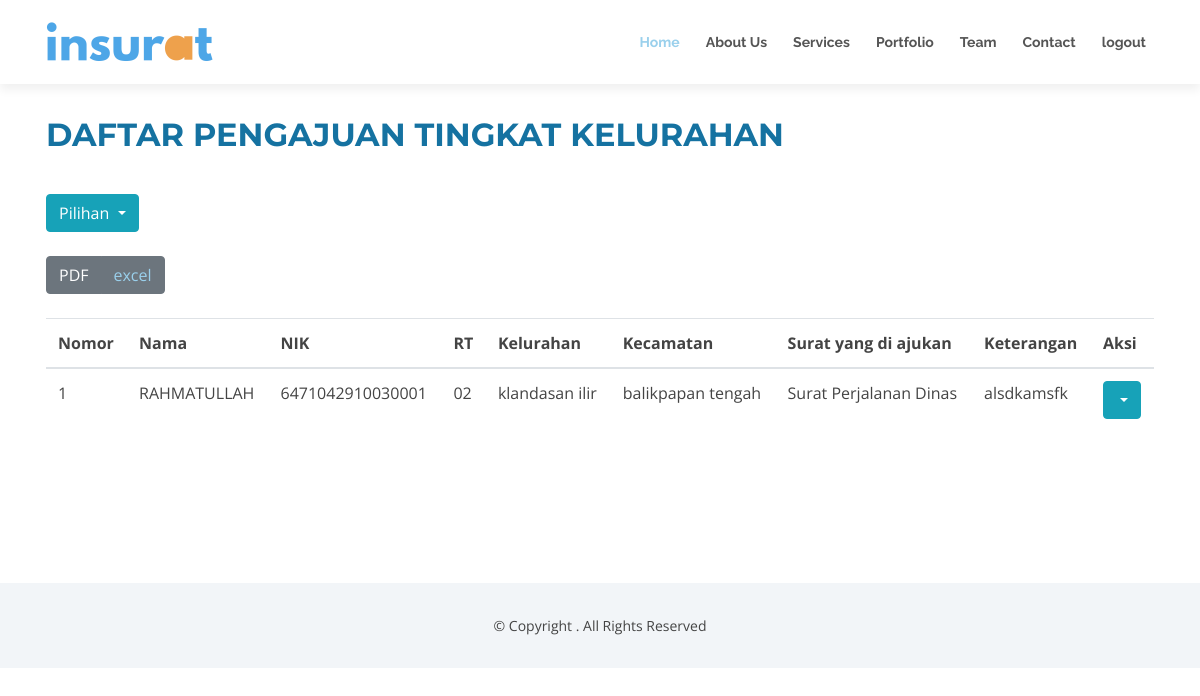
/admin/kelurahan.php (signed in), run on the app's committed database.
### tables this page shows
CREATE TABLE `pengajuan` (
  `id_pengajuan` int(11) NOT NULL,
  `id_user` int(11) NOT NULL,
  `id_surat` int(11) NOT NULL,
  `id_rt` int(11) NOT NULL,
  `id_kelurahan` int(11) NOT NULL,
  `id_kecamatan` int(11) NOT NULL,
  `keterangan` text NOT NULL,
  `kode_khusus` varchar(225) NOT NULL
);

CREATE TABLE `user` (
  `id_user` int(11) NOT NULL,
  `nik` char(16) NOT NULL,
  `nama` varchar(225) NOT NULL,
  `no_rumah` varchar(225) NOT NULL,
  `id_rt` varchar(225) NOT NULL,
  `id_kelurahan` varchar(255) NOT NULL,
  `id_kecamatan` varchar(255) NOT NULL,
  `email` varchar(225) NOT NULL,
  `tlpn` varchar(255) NOT NULL,
  `password` varchar(225) NOT NULL
);

CREATE TABLE `rt` (
  `id_rt` int(11) NOT NULL,
  `rt` varchar(11) NOT NULL,
  `nama_rt` varchar(255) NOT NULL,
  `id_kelurahan` int(20) NOT NULL
);

CREATE TABLE `kelurahan` (
  `id_kelurahan` int(11) NOT NULL,
  `kelurahan` varchar(225) NOT NULL,
  `nama_lurah` varchar(255) NOT NULL,
  `id_kecamatan` int(20) NOT NULL
);

CREATE TABLE `kecamatan` (
  `id_kecamatan` int(11) NOT NULL,
  `kecamatan` varchar(225) NOT NULL,
  `nama_camat` varchar(225) NOT NULL
);

CREATE TABLE `surat` (
  `id_surat` int(11) NOT NULL,
  `nama_surat` varchar(225) NOT NULL
);

### admin/kelurahan.php (the view, shortened to what this page needs)
<!DOCTYPE html>
<html lang="en">
<head>
  <link href="lib/bootstrap/css/bootstrap.min.css" rel="stylesheet">
  <link href="lib/font-awesome/css/font-awesome.min.css" rel="stylesheet">
  <link href="lib/animate/animate.min.css" rel="stylesheet">
  <link href="lib/ionicons/css/ionicons.min.css" rel="stylesheet">
  <link href="lib/owlcarousel/assets/owl.carousel.min.css" rel="stylesheet">
  <link href="lib/magnific-popup/magnific-popup.css" rel="stylesheet">
  <link href="lib/ionicons/css/ionicons.min.css" rel="stylesheet">
  <link href="css1/style.css" rel="stylesheet">
<body id="body">
  <header id="header">
    <div class="container">
    <a class="logo">
              <img src="../assets/images/pengajuan.png" alt="">
            </a>
      <nav id="nav-menu-container">
        <ul class="nav-menu">
          <li class="menu-active"><a href="#body">Home</a></li>
          <li><a href="#about">About Us</a></li>
          <li><a href="#services">Services</a></li>
          <li><a href="#portfolio">Portfolio</a></li>
          <li><a href="#team">Team</a></li>
          <li><a href="#contact">Contact</a></li>
          <li class="menu-has-children"><a href="logout.php">logout</a></li>
        </ul>
      </nav>
    </div>
  </header>
  <main id="main">
    <section id="services">
      <div class="container" id="printableArea">
        <div class="section-header">
          <h2>daftar pengajuan tingkat kelurahan </h2>
          <div class="btn-group">
          <button type="button" class="btn btn-info dropdown-toggle" data-toggle="dropdown" aria-haspopup="true" aria-expanded="false">
                Pilihan
          </button>
        </div><br><br>
          <table  class="table table-hover ">
            <thead>
              <tr>
              <th scope="col">Nomor</th>
                      <th scope="col">Nama</th>
                      <th scope="col">NIK</th>
                      <th scope="col">RT</th>
                      <th scope="col">Kelurahan</th>
                      <th scope="col">Kecamatan</th>
                      <th scope="col">Surat yang di ajukan</th>
                      <th scope="col">Keterangan</th>
                      <th scope="col" colspan="2">Aksi</th>
              </tr>
            </thead>
            <tbody>
            <?php
              include 'conf.php';
              $no = 1;
              $data = mysqli_query($conn,"SELECT * from pengajuan
              INNER JOIN user ON pengajuan.id_user = user.id_user
              INNER JOIN rt ON pengajuan.id_rt = rt.id_rt
              INNER JOIN surat ON pengajuan.id_surat = surat.id_surat
              INNER JOIN kelurahan ON pengajuan.id_kelurahan = kelurahan.id_kelurahan
              INNER JOIN kecamatan ON pengajuan.id_kecamatan = kecamatan.id_kecamatan
              ");
              while($d = mysqli_fetch_array($data)){
              ?>
                <?php if($d['kode_khusus']=="kel"){ ?>
                <tr>
                <td><?php echo $no++; ?></td>
                <td><?php echo $d['nama'];?></td>
                <td><?php echo $d['nik'];?></td>
                <td><?php echo $d['rt'];?></td>
                <td><?php echo $d['kelurahan'];?></td>
                <td><?php echo $d['kecamatan'];?></td>
                <td><?php echo $d['nama_surat'];?></td>
                <td><?php echo $d['keterangan'];?></td>
                  <td>
                    <div class="btn-group">
                      <button type="button" class="btn btn-info dropdown-toggle" data-toggle="dropdown" aria-haspopup="true" aria-expanded="false">
                      </button>
                    </div>
                    <?php  }}
                    ?>
                </td>
                <div class="btn-group" role="group" aria-label="Basic example">
                  <button type="button" class="btn btn-secondary" onclick="printDiv()" target="_blank">PDF</button>
                  <button type="button" class="btn btn-secondary"><a href="export_excel.php" target="_blank">excel</a></button>
                </div>
                <br> <br>
              </tr>
            </tbody>
          </table>
        </div>
        <br>
        <br>
        <br>
        <br>
        <br>
      </div>
    </section>
  </main>
  <footer id="footer">
    <div class="container">
      <div class="copyright">
        &copy; Copyright <strong></strong>. All Rights Reserved
      </div>
    </div>
  </footer>
</body>
</html>

### admin/css1/style.css (style rules this page uses)
body { background: #fff; color: #444; font-family: "Open Sans", sans-serif; }
a { color: #9AD0EC; transition: 0.5s; }
h1, h2, h3, h4, h5, h6 { font-family: "Montserrat", sans-serif; font-weight: 400; margin: 0 0 20px 0; padding: 0; }
#header { padding: 20px 0; height: 84px; transition: all 0.5s; z-index: 997; background: #fff; box-shadow: 0px 6px 9px 0px rgba(0, 0, 0, 0.06); }
.nav-menu, .nav-menu * { margin: 0; padding: 0; list-style: none; }
.nav-menu li { position: relative; white-space: nowrap; }
.nav-menu > li { float: left; }
#nav-menu-container { float: right; margin: 0; }
.nav-menu a { padding: 10px 8px; text-decoration: none; display: inline-block; color: #555; font-family: "Raleway", sans-serif; font-weight: 700; font-size: 14px; outline: none; }
.nav-menu li:hover > a, .nav-menu .menu-active > a { color: #9AD0EC; }
.nav-menu > li { margin-left: 10px; }
#mobile-nav { position: fixed; top: 0; padding-top: 18px; bottom: 0; z-index: 998; background: rgba(52, 59, 64, 0.9); left: -260px; width: 260px; overflow-y: auto; transition: 0.4s; }
#mobile-nav ul { padding: 0; margin: 0; list-style: none; }
#mobile-nav ul li { position: relative; }
#mobile-nav ul li a { color: #fff; font-size: 16px; overflow: hidden; padding: 10px 22px 10px 15px; position: relative; text-decoration: none; width: 100%; display: block; outline: none; }
.section-header { margin-bottom: 30px; }
.section-header h2 { font-size: 32px; color: #1572A1; text-transform: uppercase; font-weight: 700; position: relative; padding-bottom: 20px; }
#services { padding: 30px 0 0 0; }
#footer { background: #f2f5f8; padding: 0 0 30px 0; font-size: 14px; }
#footer .copyright { text-align: center; padding-top: 30px; }
.container { padding: 2px 16px; }

### data on the page
pengajuan: id_user.nama "RAHMATULLAH", id_user.nik "6471042910030001", id_rt.rt "02", id_kelurahan.kelurahan "klandasan ilir", id_kecamatan.kecamatan "balikpapan tengah", id_surat.nama_surat "Surat Perjalanan Dinas", keterangan "alsdkamsfk"
